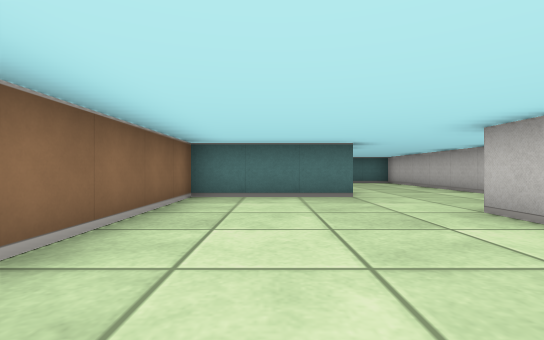
[1] (above)

16 first-person views from a walk through a cub3D ray-caster map. The camera is about half as high as the walls, looks level and sees 85° across. The floor is counted in squares. Each view is taken from the middle of a square. On the plan, view 1 faces up. The plan holds only what a view shows up to about 9 squares ahead; the rest is blank.

[2]
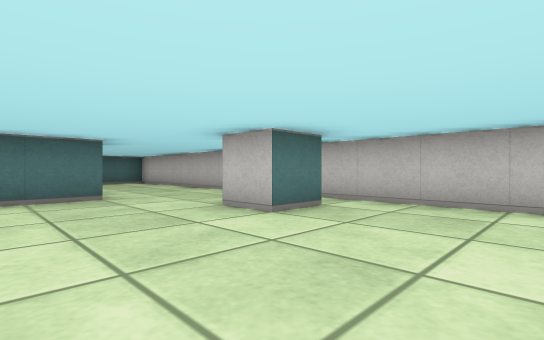

[3]
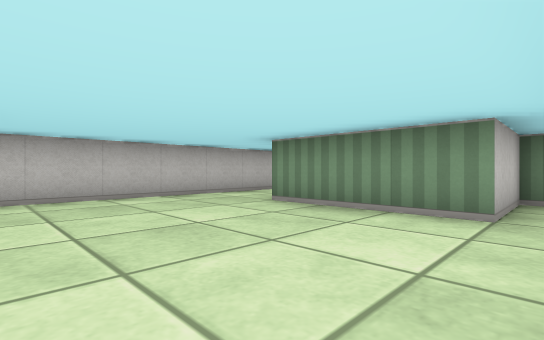

[4]
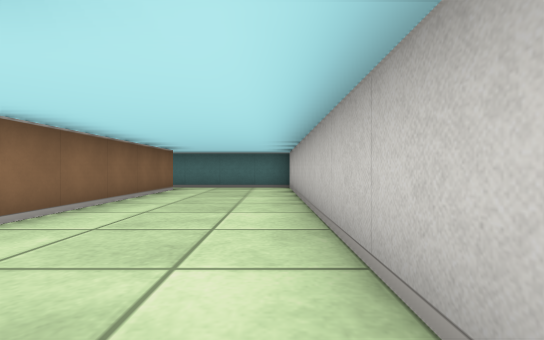

[5]
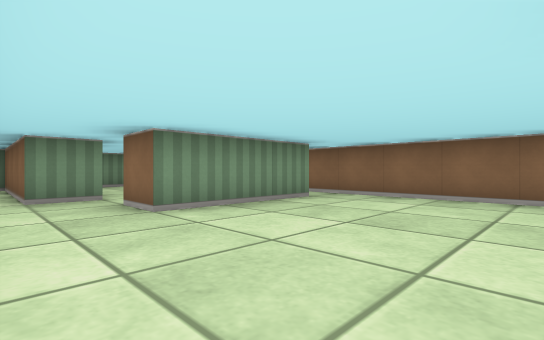

[6]
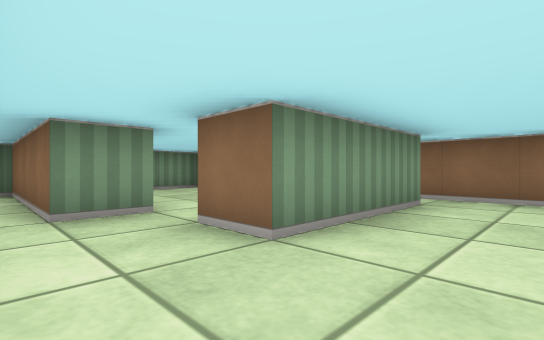

[7]
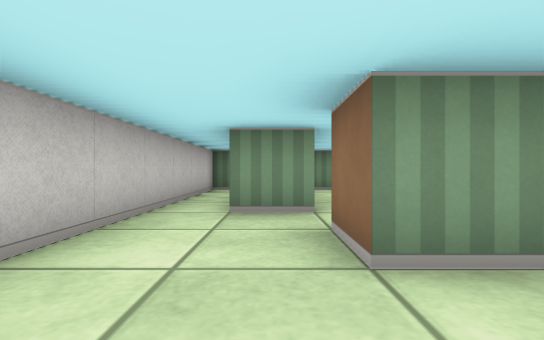

[8]
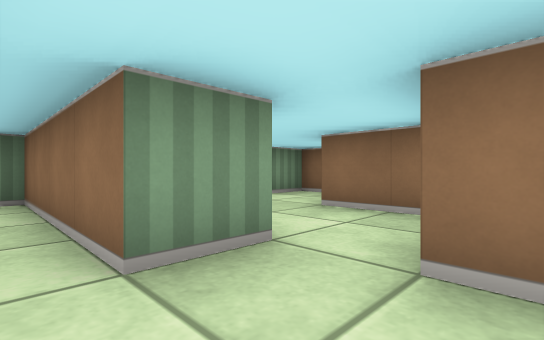

[9]
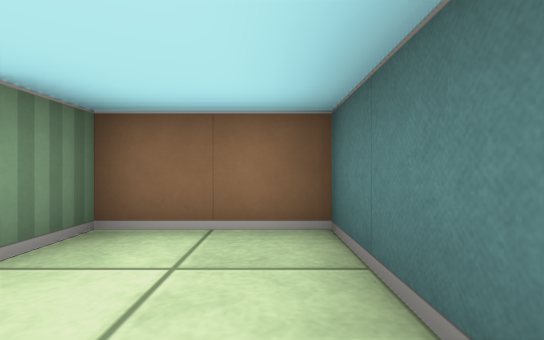

[10]
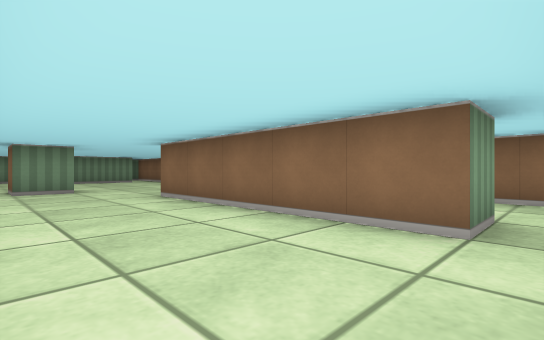

[11]
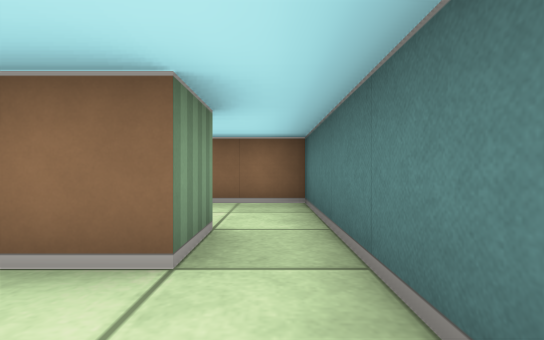

[12]
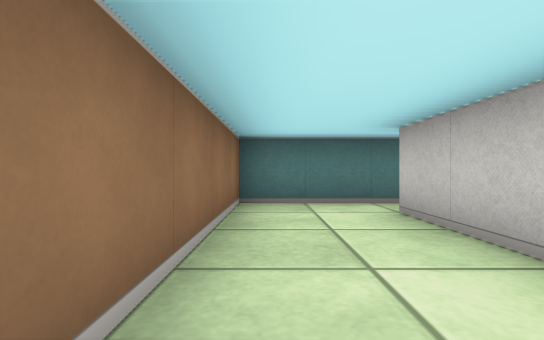

[13]
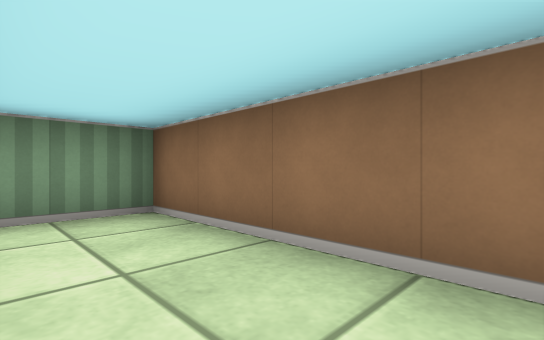

[14]
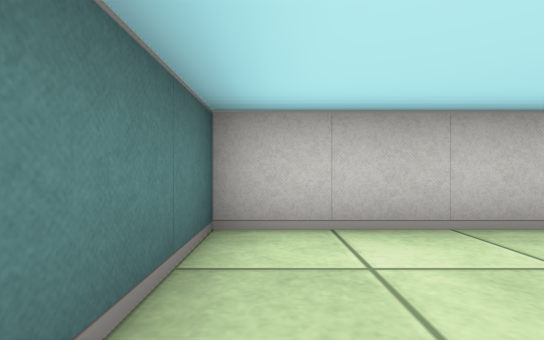

[15]
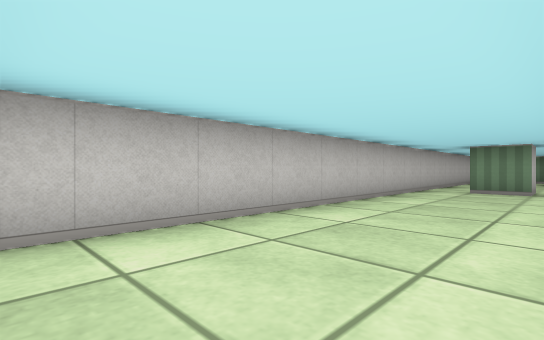

[16]
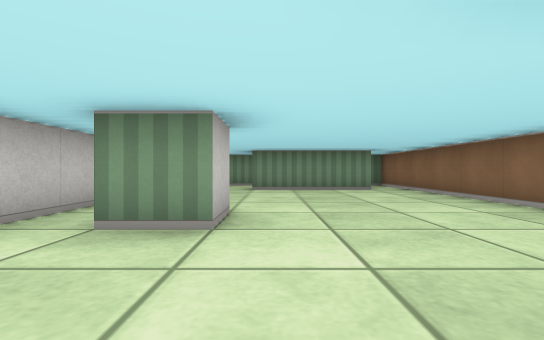

### Floor plan
Ten units are one square. View 1 is at (0, 0); x grows to the right and y downward. Boxes are objects, and circles mark ways between rooms. Rooms are numbered by the first view taken in them; rooms with no view inside come last. Other rooms are left out.
<svg viewBox="-20 -120 70 200">
<path fill="none" stroke="#000" d="M25 -35 35 -35 35 -25 25 -25 25 -35M15 -105 15 -55 -15 -55 -15 30M45 25 45 -115 15 -115M-5 35 -5 15 25 15 25 25M-5 75 20 75M5 31 5 45 -15 45 -15 65 -5 65M5 -86 5 -105 15 -105M15 -115 -15 -115 -15 -65 -1 -65M24 35 35 35 35 75 45 75 45 25"/>
<circle cx="10" cy="-110" r="3" fill="#2a7"/>
<circle cx="35" cy="20" r="3" fill="#2a7"/>
<circle cx="15" cy="40" r="3" fill="#2a7"/>
<text x="20" y="-40">1</text>
<text x="10" y="60">2</text>
<text x="0" y="-90">3</text>
<text x="40" y="40">4</text>
</svg>
Room 1 opens to room 3. Room 1 opens to room 4. Room 2 opens to room 4.

Where each view was taken, in squares from view 1:
view 1: 0 up, 0 right, facing up
view 2: 0 up, 0 right, facing up-right
view 3: 2 up, 1 left, facing down-right
view 4: 3 up, 4 right, facing up
view 5: 2 up, 4 right, facing down-left
view 6: 0 up, 4 right, facing down-left
view 7: 0 up, 3 right, facing down
view 8: 2 down, 4 right, facing down-left
view 9: 5 down, 1 right, facing left
view 10: 11 up, 4 right, facing down-left
view 11: 11 up, 3 right, facing left
view 12: 7 up, 1 left, facing up
view 13: 10 up, 0 right, facing down-left
view 14: 11 up, 2 right, facing right
view 15: 11 up, 2 right, facing down-right
view 16: 6 up, 2 right, facing down
